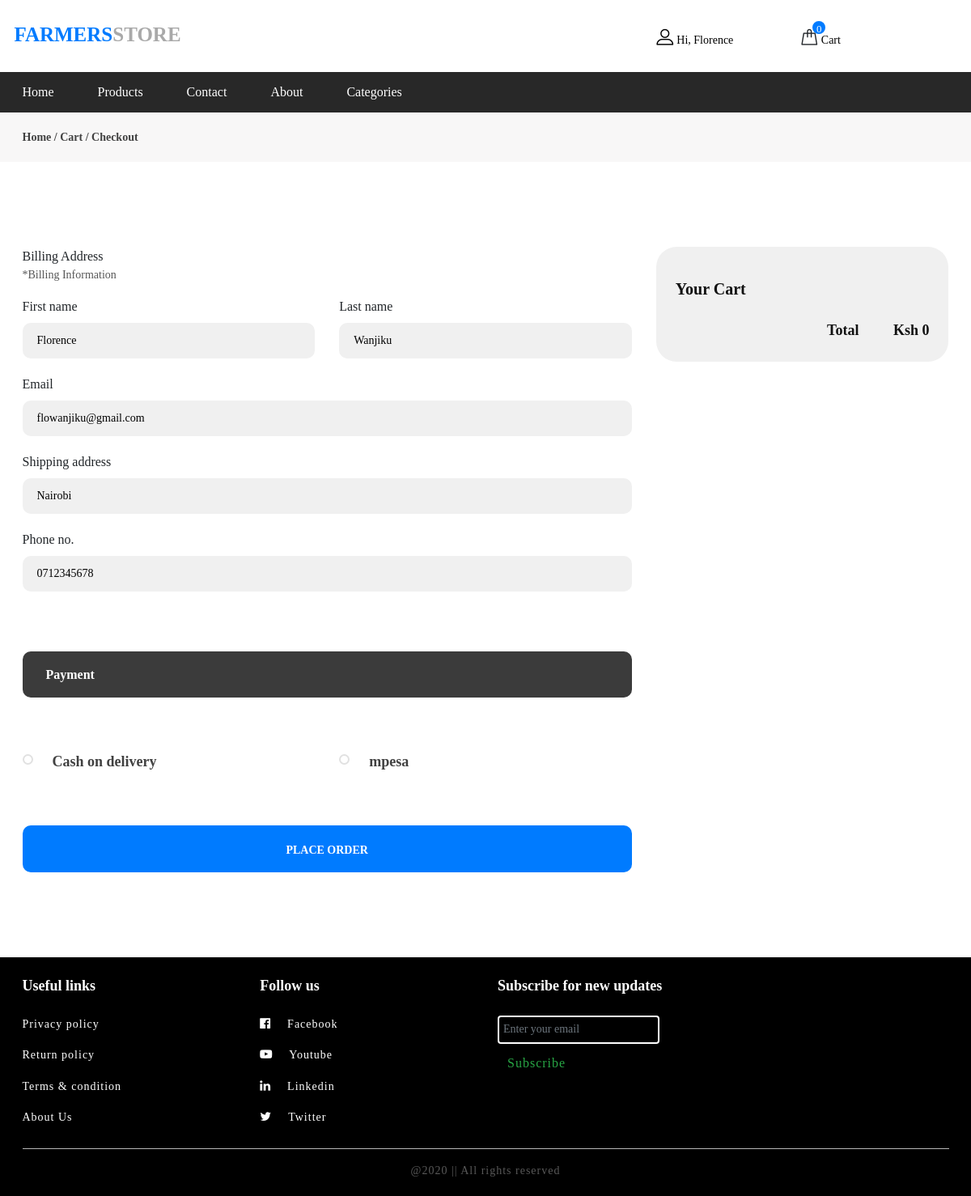
The page /checkout.php (signed in) on the database its author committed.
### tables this page shows
CREATE TABLE `users` (
  `user_id` int(11) NOT NULL,
  `fname` varchar(255) NOT NULL,
  `lname` varchar(255) NOT NULL,
  `email` varchar(255) NOT NULL,
  `password` varchar(255) NOT NULL,
  `address` varchar(255) NOT NULL,
  `contact` varchar(255) NOT NULL,
  `created_on` date NOT NULL
);

### checkout.php (the view, shortened to what this page needs)
<?php
include 'includes/header.php';
include 'includes/navbar.php';
?>
<div class="page-top-info">
    <div class="container">
        <div class="site-pagination">
            <a href="index.php">Home</a> /
            <a href="cart.php">Cart</a> / Checkout
        </div>
    </div>
</div>
<section class="checkout-section spad">
    <?php
    $sql = "SELECT * FROM users where user_id = $_SESSION[uid]";
    $query = mysqli_query($con, $sql);
    $row = mysqli_fetch_array($query);
    ?>
    <div class="container">
        <div class="row">
            <div class="col-lg-4 order-1 order-lg-2">
                <div class="checkout-cart">
                    <h3>Your Cart</h3>
                        <?php
                        $total_price=0;
                            ?>
                    <div class="total-cost">
                        <h6>Total <span>Ksh <?php echo $total_price ?></span></h6>
                    </div>
                </div>
            </div>
            <div class="col-lg-8 order-2 order-lg-1">
                    <div class="cf-title">Billing Address</div>
                    <div class="row">
                        <div class="col-md-7">
                            <p>*Billing Information</p>
                        </div>
                    </div>
                <form class="checkout-form" action="action.php" method="post">
                    <div class="row address-inputs">
                        <div class="col-md-6">
                            <label>First name</label>
                            <input type="text" placeholder="First name" value="<?php echo $row['fname']?>" >
                        </div>
                        <div class="col-md-6">
                            <label>Last name</label>
                            <input type="text" placeholder="Last name" value="<?php echo $row['lname']?>">
                        </div>
                        <div class="col-md-12">
                            <label>Email</label>
                            <input type="text" placeholder="Email" value="<?php echo $row['email']?>">
                            <label>Shipping address</label>
                            <input type="text" placeholder="Shipping Address" value="<?php echo $row['address']?>">
                            <label>Phone no.</label>
                            <input type="text" placeholder="Phone no." value="<?php echo $row['contact']?>">
                        </div>
                    </div>
                    <div class="cf-title">Payment</div>
                    <div class="row shipping-btns">
                        <div class="col-6">
                            <div class="cf-radio-btns">
                                <div class="cfr-item">
                                    <label for="ship-1">Cash on delivery</label>
                                </div>
                            </div>
                        </div>
                        <div class="col-6">
                            <div class="cf-radio-btns">
                                <div class="cfr-item">
                                    <label for="ship-2">mpesa</label>
                                </div>
                            </div>
                        </div>
                    </div>
                    <button type="submit" name="order" class="site-btn submit-order-btn">Place Order</button>
                </form>
            </div>
        </div>
    </div>
</section>
<?php
include 'includes/footer.php';
include 'includes/scripts.php';

### css/style.css (style rules this page uses)
html, body { height: 100%; font-family: 'candara'; -webkit-font-smoothing: antialiased; font-smoothing: antialiased; }
h1, h2, h3, h4, h5, h6 { margin: 0; color: #111111; font-weight: 600; }
h3 { font-size: 30px; }
h6 { font-size: 16px; }
p { font-size: 14px; color: #585858; line-height: 1.6; }
.spad { padding-top: 105px; padding-bottom: 105px; }
.site-btn { display: inline-block; border: none; font-size: 14px; font-weight: 600; min-width: 167px; padding: 18px 47px 14px; border-radius: 10px; text-transform: uppercase; background: #007bff; color: #fff; line-height: normal; cursor: pointer; text-align: center; }
.page-top-info { background: #f8f7f7; padding: 20px 0 20px; }
.site-pagination { font-size: 14px; font-weight: 600; color: #414141; }
.site-pagination a { display: inline-block; font-size: 14px; color: #414141; }
.checkout-form .cf-title { font-size: 16px; font-weight: 700; color: #fff; line-height: 1; border-radius: 10px; background: #3b3b3b; padding: 21px 29px 20px; margin-bottom: 66px; }
.checkout-form input[type=text] { width: 100%; height: 44px; border: none; padding: 0 18px; background: #f0f0f0; border-radius: 10px; margin-bottom: 20px; font-size: 14px; }
.checkout-form .address-inputs { margin-bottom: 54px; }
.cf-radio-btns .cfr-item { margin-bottom: 15px; }
.cf-radio-btns label { display: block; font-size: 16px; color: #414141; margin-bottom: 0; padding-left: 30px; position: relative; cursor: pointer; }
.cf-radio-btns label:after { position: absolute; content: ""; width: 5px; height: 5px; left: 4px; top: 8px; background: #414141; border-radius: 50%; opacity: 0; -webkit-transition: all 0.3s; -o-transition: all 0.3s; transition: all 0.3s; }
.cf-radio-btns label:before { position: absolute; content: ""; width: 13px; height: 13px; left: 0; top: 4px; border: 2px solid #e1e1e1; border-radius: 40px; }
.shipping-btns { margin-bottom: 50px; }
.shipping-btns .cf-radio-btns label { font-size: 18px; font-weight: 600; padding-left: 37px; }
.submit-order-btn { width: 100%; min-height: 58px; }
.checkout-cart { background: #f0f0f0; padding: 40px 24px 30px; border-radius: 25px; }
.checkout-cart h3 { margin-bottom: 30px; font-size: 20px; }
.checkout-cart .total-cost { text-align: right; width: 100%; }
.total-cost h6 { line-height: 1; font-size: 18px; font-weight: 600; }
.total-cost h6 span { margin-left: 38px; }
@media (min-width: 1200px) { .container { max-width: 1175px; } }

### rows shown on the page
users: fname "Florence", lname "Wanjiku", email "flowanjiku@gmail.com", address "Nairobi", contact "0712345678"

### other values the page prints
$_SESSION["name"] "Florence"
$count "0"
$total_price "0"
